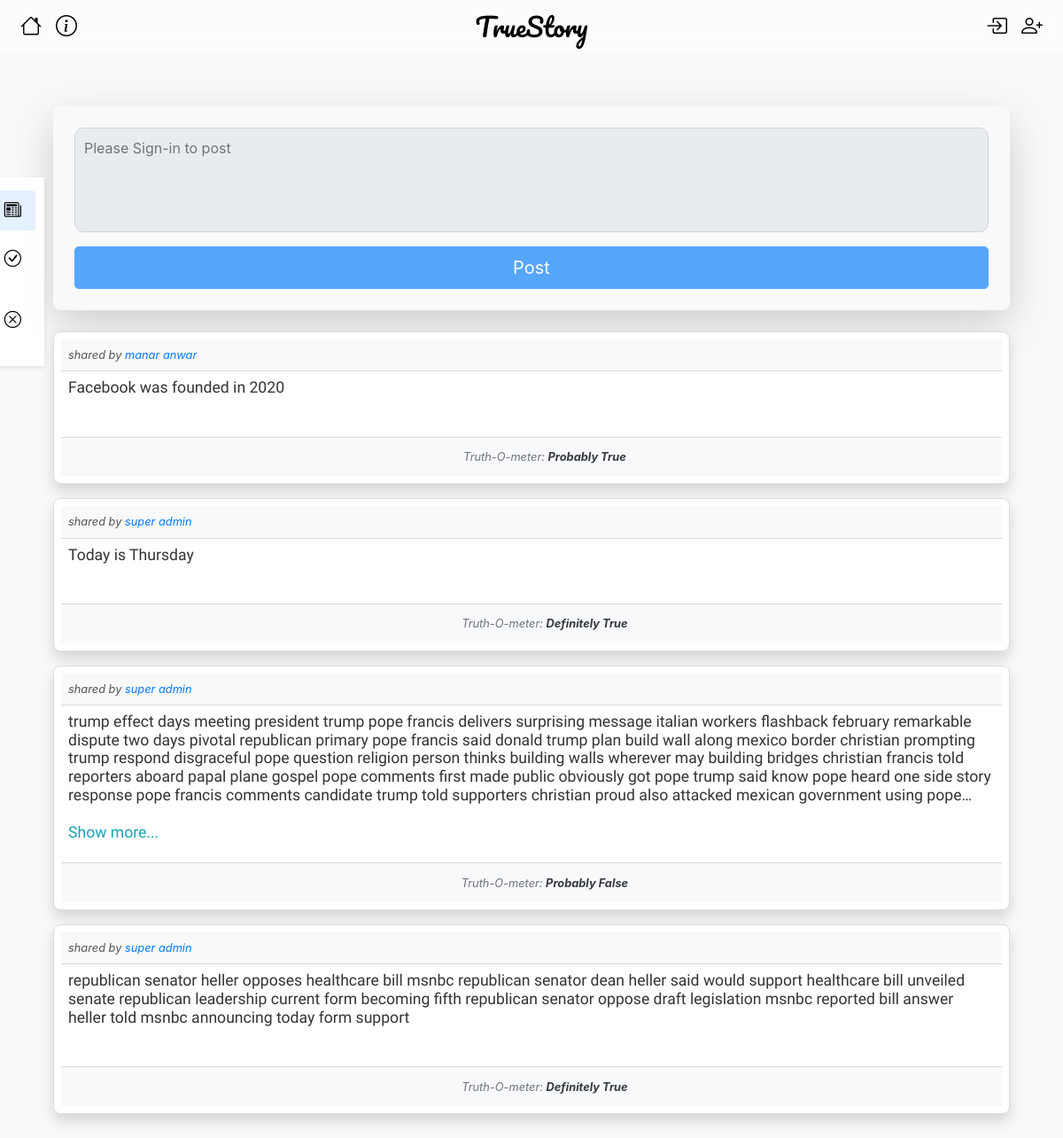
The page / on the database its author committed.
### mainapp/models.py (models this page shows, shortened)
class Post(models.Model):
    post_id = models.BigAutoField("Post id",primary_key=True)
    account = models.ForeignKey(Account, on_delete=models.CASCADE,related_name="account")
    post_text = models.TextField("Post Text", max_length=5000)
    true_prob = models.FloatField("Prop",default = -1)
    status = models.CharField(
        max_length=50,
        choices=[(status.name, status.value) for status in Status],
        default=Status.P.value
    )
    checker = models.ForeignKey(Account,null=True, blank=True,on_delete=models.SET_NULL,related_name="checker")
    created_at = models.DateTimeField("Created at", auto_now_add = True)
    updated_at = models.DateTimeField("Updated at", auto_now = True)
    class Meta:
        verbose_name = "Post"
        ordering = ["-post_id"]
    def get_relative_time(self):
        now = datetime.now()
        past_date = self.created_at
        relative_time = DateTimeUtils.relative_datetime(past_date)[0]
        ago = " ago"
        if relative_time == "just now":
            ago =""
        return relative_time+ago

class Account(models.Model):
    user = models.OneToOneField(CustomUser, on_delete=models.CASCADE, primary_key=True)
    first_name = models.CharField("First Name", max_length=100)
    last_name = models.CharField("Last Name", max_length=100)
    date_of_birth = models.DateField("Date Of Birth",)
    gender = models.CharField("Gender", max_length=8, choices=[("MALE", "MALE"), ("FEMALE", "FEMALE")])
    city = models.CharField("City", max_length=50)
    bio = models.TextField("Bio", max_length=1000)
    last_api_call = models.DateTimeField(null=True, blank=True)
    def get_absolute_url(self):
        return reverse("account_detail", kwargs={"pk": self.pk})

### mainapp/views/home.py (the view)
# urls.py: path("", home.index, name="index"),
def index(request):
    nav = request.GET.get('nav', 'posts')
    if nav == 'verified':
        post_list = Post.objects.filter(status=Status.V.value)
    elif nav == 'disproven':
        post_list = Post.objects.filter(status=Status.DP.value)
    else:
        post_list = Post.objects.all()
    paginator = Paginator(post_list, 10)  # Show 10 posts per page
    page_number = request.GET.get('page',1)
    page_obj = paginator.get_page(page_number)
    if int(page_number) > paginator.num_pages or int(page_number) < 1:
        page_obj.object_list = []
    if request.headers.get('x-requested-with') == 'XMLHttpRequest':
        context = {'page_obj': page_obj}
        html_content = render_to_string('mainapp/post/_posts_section.html', context, request=request)
        return JsonResponse({
            'content': html_content,
        })
    context = {
        'page_obj': page_obj,
    }
    return render(request, 'mainapp/index.html', context)

### mainapp/templates/mainapp/index.html (shortened to what this page needs)
{% extends "base.html" %}
{% load static %}
{% block style %}
<link rel="stylesheet" type="text/css" href="{% static 'mainapp/css/post_card2.css' %}">
<link rel="stylesheet" type="text/css" href="{% static 'mainapp/css/side_panel.css' %}">
{% endblock style %}
{% block content %}
<div class="container mt-4 ">
    <div class="card shadow-lg bg-light border-0">
        <div class="card-body p-4">
            {% if user.is_authenticated %}
            <form id="postForm" method="post" action="{% url 'index' %} ">
                {% csrf_token %}
                <div class="form-group mb-3">
                    <textarea class="form-control" id="post-content" name="post_text" rows="4" maxlength="1000"
                    placeholder="What's happening ?" style="resize: none; border-radius: 10px; padding: 10px;"></textarea>
                </div>
                <button type="submit" class="btn btn-lg btn-block btn-primary">Post</button>
            </form>
            {% else %}
            <form id="postForm" method="post" action="{% url 'index' %}">
                <div class="form-group mb-3">
                    <textarea  disabled class="form-control" id="post-content" name="post_text" rows="4" maxlength="1000"
                    placeholder="Please Sign-in to post" style="resize: none; border-radius: 10px; padding: 10px;"></textarea>
                </div>
                <button type="submit" class="btn btn-lg btn-block btn-primary" disabled>Post</button>
            </form>
            {% endif %}
        </div>
    </div>
    {% include 'mainapp/post/_posts_side_panel.html' %}
    <div id="posts-container" class="mt-4">
        {% include 'mainapp/post/_posts_section.html' %}
    </div>
</div>
{% endblock %}

### mainapp/templates/mainapp/post/_post_card2.html (shortened to what this page needs)
<div class="card mt-3 p-2 shadow" id="post-card-{{post.post_id}}">
    <div class="card-header d-flex justify-content-between p-2">
        <span class="small card-author">shared by <a href="{{ post.account.get_absolute_url }}" >{{ post.account.first_name }} {{ post.account.last_name }}</a></span>
    </div>
    <p class="card-text post-body p-2">
        <span class="post-summary">{{ post.post_text|linebreaksbr }}</span>
        <br><a href="javascript:void(0);" class="see-more text-info">Show more...</a>
    </p>
    <div class="card-footer d-flex justify-content-between align-items-center p-2 bg-light">
        <div class="btn-group" role="group">
        </div>
        <div id="poststatue{{post.post_id}}" class="status text-muted small text-center mx-auto">
            Truth-O-meter: <strong class="text-dark">{{ post.status }}</strong>
        </div>
        <div class="btn-group" role="group">
        </div>
    </div>
</div>

### mainapp/static/mainapp/css/base.css (style rules this page uses)
body { margin: 0; padding: 0; box-sizing: border-box; }

### mainapp/static/mainapp/css/post_card2.css (style rules this page uses)
body { margin: 0; padding: 0; box-sizing: border-box; }
.card { border: 1px solid #ddd; border-radius: 8px; }
.card-header, .card-footer { background-color: #f9f9f9; }
.status { font-style: italic; color: #666; width: 30%; }
.text-info { color: #17a2b8; }
.text-muted { color: #888; }
.text-dark { color: #333; }
.post-summary { display: -webkit-box; -webkit-box-orient: vertical; -webkit-line-clamp: 5; display: box; box-orient: vertical; line-clamp: 5; overflow: hidden; text-overflow: ellipsis; }
.post-body { transition: all 0.3s ease-in-out; padding: 40px; font-family: 'Montserrat', sans-serif; border-radius: 8px; color: #333; font-size: 1.1rem; line-height: 1.3rem; }
.see-more, .see-less { color: #007bff; cursor: pointer; }
.card-author { font-style: italic; font-size: 0.8em; color: #555; }

### rows shown on the page
Post: account.first_name "manar", account.last_name "anwar", post_text "Facebook was founded in 2020", status "Probably True"
Post: account.first_name "super", account.last_name "admin", post_text "Today is Thursday", status "Definitely True"
Post: account.first_name "super", account.last_name "admin", post_text "trump effect days meeting president trump pope francis delivers surprising message italian workers flashback february remarkable dispute two days pivotal republican primary pope francis said donald trump plan build wall along mexico border christian prompting trump respond disgraceful pope question religion person thinks building walls wherever may building bridges christian francis told reporters aboard papal plane gospel pope comments first made public obviously got pope trump said know pope heard one side story response pope francis comments candidate trump told supporters christian proud also attacked mexican government using…", status "Probably False"
Post: account.first_name "super", account.last_name "admin", post_text "republican senator heller opposes healthcare bill msnbc republican senator dean heller said would support healthcare bill unveiled senate republican leadership current form becoming fifth republican senator oppose draft legislation msnbc reported bill answer heller told msnbc announcing today form support", status "Definitely True"
